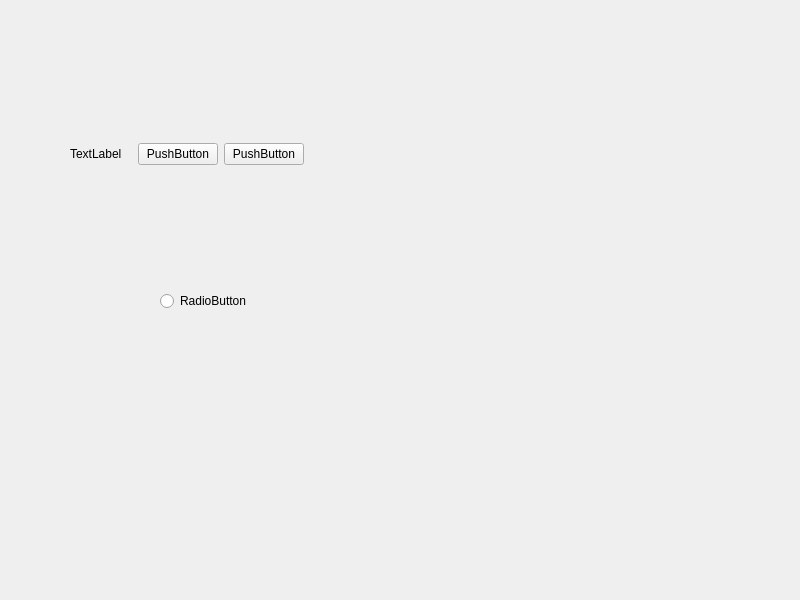
<?xml version="1.0" encoding="UTF-8"?>
<ui version="4.0">
 <class>Widget</class>
 <widget class="QWidget" name="Widget">
  <property name="geometry">
   <rect>
    <x>0</x>
    <y>0</y>
    <width>800</width>
    <height>600</height>
   </rect>
  </property>
  <property name="windowTitle">
   <string>Widget</string>
  </property>
  <widget class="QRadioButton" name="radioButton">
   <property name="geometry">
    <rect>
     <x>160</x>
     <y>290</y>
     <width>100</width>
     <height>22</height>
    </rect>
   </property>
   <property name="text">
    <string>RadioButton</string>
   </property>
  </widget>
  <widget class="QWidget" name="">
   <property name="geometry">
    <rect>
     <x>70</x>
     <y>140</y>
     <width>234</width>
     <height>28</height>
    </rect>
   </property>
   <layout class="QHBoxLayout" name="horizontalLayout_2">
    <item>
     <widget class="QLabel" name="label">
      <property name="text">
       <string>TextLabel</string>
      </property>
     </widget>
    </item>
    <item>
     <layout class="QHBoxLayout" name="horizontalLayout">
      <item>
       <widget class="QPushButton" name="pushButton">
        <property name="text">
         <string>PushButton</string>
        </property>
       </widget>
      </item>
      <item>
       <widget class="QPushButton" name="pushButton_2">
        <property name="text">
         <string>PushButton</string>
        </property>
       </widget>
      </item>
     </layout>
    </item>
   </layout>
  </widget>
 </widget>
 <resources/>
 <connections/>
</ui>
